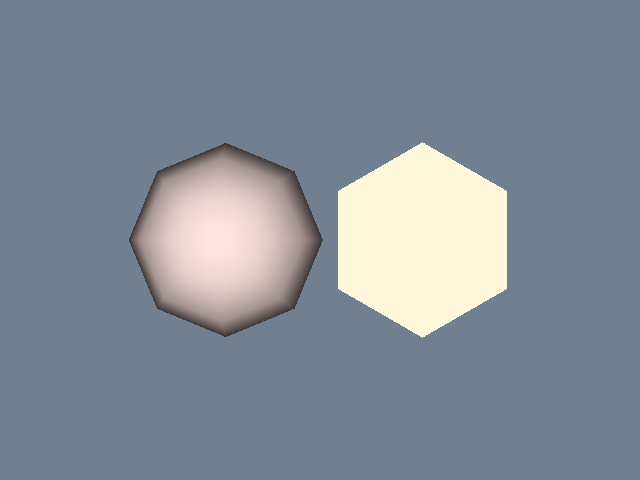

This chart was generated by the following Python code:
#!/usr/bin/env python

# Display balloon popups when hovering over actors.

# Factory overrides: importing these modules registers the OpenGL rendering
# and interaction style implementations for vtkRenderingCore factory classes.
import vtkmodules.vtkInteractionStyle  # noqa: F401
import vtkmodules.vtkRenderingOpenGL2  # noqa: F401

# VTK pipeline classes used in this example
from vtkmodules.vtkFiltersSources import (
    vtkRegularPolygonSource,
    vtkSphereSource,
)
from vtkmodules.vtkInteractionWidgets import (
    vtkBalloonRepresentation,
    vtkBalloonWidget,
)
from vtkmodules.vtkRenderingCore import (
    vtkActor,
    vtkPolyDataMapper,
    vtkRenderWindow,
    vtkRenderWindowInteractor,
    vtkRenderer,
)

# Colors (normalized RGB)
misty_rose_rgb = (1.0, 0.894, 0.882)
cornsilk_rgb = (1.0, 0.973, 0.863)
slate_gray_rgb = (0.439, 0.502, 0.565)

# Source: generate a sphere
sphere_source = vtkSphereSource()
sphere_source.SetCenter(-4.0, 0.0, 0.0)
sphere_source.SetRadius(4.0)

# Mapper: map sphere polygon data to graphics primitives
sphere_mapper = vtkPolyDataMapper()
sphere_mapper.SetInputConnection(sphere_source.GetOutputPort())

# Actor: assign the sphere geometry
sphere_actor = vtkActor()
sphere_actor.SetMapper(sphere_mapper)
sphere_actor.GetProperty().SetColor(misty_rose_rgb)

# Source: generate a regular polygon
polygon_source = vtkRegularPolygonSource()
polygon_source.SetCenter(4.0, 0.0, 0.0)
polygon_source.SetRadius(4.0)

# Mapper: map polygon data to graphics primitives
polygon_mapper = vtkPolyDataMapper()
polygon_mapper.SetInputConnection(polygon_source.GetOutputPort())

# Actor: assign the polygon geometry
polygon_actor = vtkActor()
polygon_actor.SetMapper(polygon_mapper)
polygon_actor.GetProperty().SetColor(cornsilk_rgb)

# Renderer: assemble the scene
renderer = vtkRenderer()
renderer.AddActor(sphere_actor)
renderer.AddActor(polygon_actor)
renderer.SetBackground(slate_gray_rgb)

# Window: display the rendered scene
render_window = vtkRenderWindow()
render_window.AddRenderer(renderer)
render_window.SetWindowName("balloon widget")
render_window.SetMultiSamples(0)
render_window.SetSize(640, 480)

# Interactor: handle mouse and keyboard events
render_window_interactor = vtkRenderWindowInteractor()
render_window_interactor.SetRenderWindow(render_window)

# BalloonWidget: show tooltips when hovering over actors
balloon_rep = vtkBalloonRepresentation()
balloon_rep.SetBalloonLayoutToImageRight()

balloon_widget = vtkBalloonWidget()
balloon_widget.SetInteractor(render_window_interactor)
balloon_widget.SetRepresentation(balloon_rep)
balloon_widget.AddBalloon(sphere_actor, "This is a sphere")
balloon_widget.AddBalloon(polygon_actor, "This is a regular polygon")

# Launch the interactive visualization
render_window.Render()
balloon_widget.EnabledOn()
render_window_interactor.Initialize()
render_window_interactor.Start()
